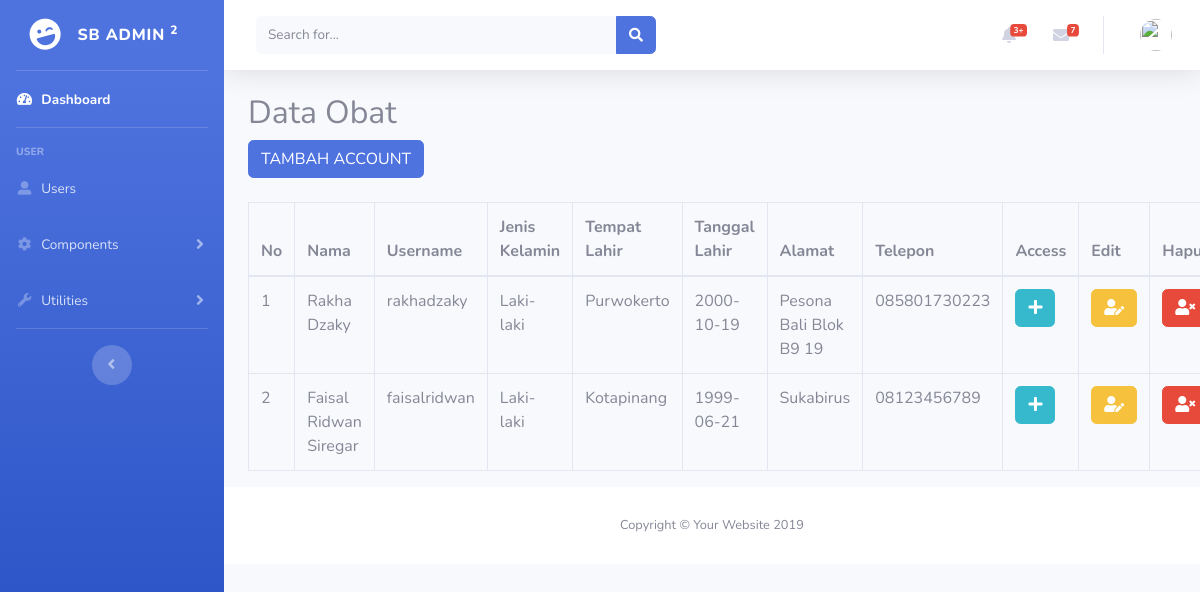
The app's page /index.php/admin/users, older data.
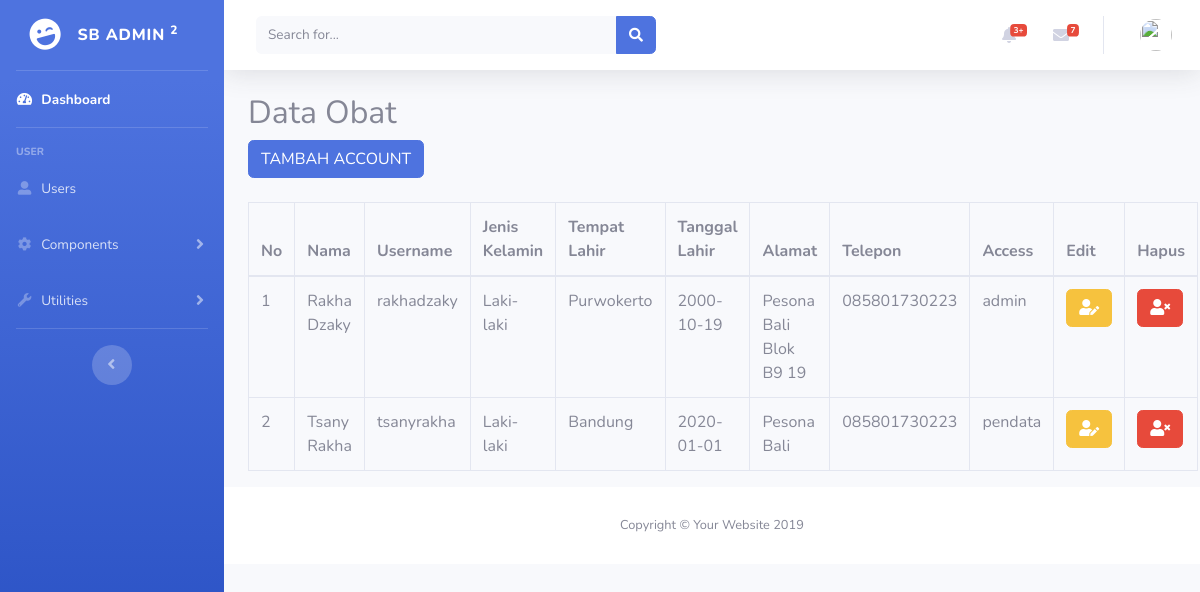
The same page, newer data.
### tables this page shows
CREATE TABLE `users` (
  `id_user` int(11) NOT NULL,
  `nama` varchar(255) NOT NULL,
  `jenis_kelamin` varchar(100) NOT NULL,
  `tempat_lahir` varchar(100) NOT NULL,
  `tgl_lahir` date NOT NULL,
  `alamat` text NOT NULL,
  `no_hp` varchar(20) NOT NULL,
  `username` varchar(100) NOT NULL,
  `password` varchar(100) NOT NULL
);

CREATE TABLE `access` (
  `id_access` int(11) NOT NULL,
  `id_user` int(11) NOT NULL,
  `access` varchar(20) NOT NULL
);

### application/controllers/Admin.php (called while the page is built, shortened)
<?php
class Admin extends CI_Controller{
	function __construct(){
		$this->load->model('m_admin');
	}
    public function users(){
        $data['judul'] = 'Apotek24 - Admin';
        $data_user = $this->m_admin->get_user_and_access();
        $this->load->view('admin/templates/sidebar', $data);
		$this->load->view('admin/templates/header', $data);
		$this->load->view('admin/body/user', ['data'=>$data_user]);
		$this->load->view('admin/templates/footer');
	}
}

### index.php (called while the page is built, shortened)
<?php
require_once BASEPATH.'core/CodeIgniter.php';

### application/models/m_admin.php (called while the page is built, shortened)
<?php
class M_admin extends CI_Model{
	function get_user_and_access(){
                $builder = $this->db;
                $builder->from('users');
                $builder->select('users.*, access.access');
                $builder->join('access', 'users.id_user = access.id_user', 'left');
                return $builder->get()->result();
        }
}

### application/views/admin/body/user.php (the view, shortened to what this page needs)
<div class="container">
    <div class="box">
      <h2>Data Obat</h2>
      <button type="button" class="btn btn-primary" data-toggle="modal" data-target="#btnTambah">TAMBAH ACCOUNT</button>
      <br><br>
      <table class="table table-bordered" id="table">
        <thead>
          <tr>
            <th>No</th>
            <th>Nama</th>
            <th>Username</th>
            <th>Jenis Kelamin</th>
            <th>Tempat Lahir</th>
            <th>Tanggal Lahir</th>
            <th>Alamat</th>
            <th>Telepon</th>
            <th>Access</th>
            <th>Edit</th>
            <th>Hapus</th>
          </tr>
        </thead>
        <tbody>
          <?php $no=1; foreach ($data as $d ) {?>
          <tr>
              <td><?php echo $no++ ?></td>
              <td><?php echo $d->nama?></td>
              <td><?php echo $d->username ?></td>
              <td><?php echo $d->jenis_kelamin ?></td>
              <td><?php echo $d->tempat_lahir ?></td>
              <td><?php echo $d->tgl_lahir ?></td>
              <td><?php echo $d->alamat ?></td>
              <td><?php echo $d->no_hp ?></td>
              <td>
                <?php
                  if($d->access != ""){
                    echo $d->access;
                  }else{ ?>
                    <button class="btn btn-info" data-toggle="modal" data-target="#btnTambah<?= $d->id_user ?>"><span class="fas fa-plus"></span></button>
                  <?php } ?>
              </td>
              <td><button type="button" class="btn btn-warning" data-toggle="modal" data-target="#edit<?php echo $d->id_user ?>"><i class="fas fa-user-edit"></i></button></td>
              <td><a type="button" class="btn btn-danger"  href="<?= base_url('index.php/Pendata/deleteObat/').$d->id_user ?>" onClick="return confirm('Apakah Anda Yakin?')" ><i class="fas fa-user-times"></i></a></td>
          </tr>
          <?php } ?>
        </tbody>
      </table>
    </div>
  </div>
</body>
</html>

### application/views/admin/templates/sidebar.php (shortened to what this page needs)
<!DOCTYPE html>
<html lang="en">
<head>
    <link href="<?= base_url(); ?>/assets/vendor/fontawesome-free/css/all.min.css" rel="stylesheet" type="text/css">
    <link href="<?= base_url(); ?>/assets/css/sb-admin-2.min.css" rel="stylesheet">
</head>
<body id="page-top">
  <div id="wrapper">
    <ul class="navbar-nav bg-gradient-primary sidebar sidebar-dark accordion" id="accordionSidebar">
      <a class="sidebar-brand d-flex align-items-center justify-content-center" href="index.html">
        <div class="sidebar-brand-icon rotate-n-15">
          <i class="fas fa-laugh-wink"></i>
        </div>
        <div class="sidebar-brand-text mx-3">SB Admin <sup>2</sup></div>
      </a>
      <hr class="sidebar-divider my-0">
      <li class="nav-item active">
        <a class="nav-link" href="index.html">
          <i class="fas fa-fw fa-tachometer-alt"></i>
          <span>Dashboard</span></a>
      </li>
      <hr class="sidebar-divider">
      <div class="sidebar-heading">
        User
      </div>
      <li class="nav-item">
        <a class="nav-link" href="<?= base_url(); ?>admin/users">
          <i class="fas fa-fw fa-user-alt"></i>
          <span>Users</span></a>
      </li>
      <li class="nav-item">
        <a class="nav-link collapsed" href="#" data-toggle="collapse" data-target="#collapseTwo" aria-expanded="true" aria-controls="collapseTwo">
          <i class="fas fa-fw fa-cog"></i>
          <span>Components</span>
        </a>
      </li>
      <li class="nav-item">
        <a class="nav-link collapsed" href="#" data-toggle="collapse" data-target="#collapseUtilities" aria-expanded="true" aria-controls="collapseUtilities">
          <i class="fas fa-fw fa-wrench"></i>
          <span>Utilities</span>
        </a>
      </li>
      <hr class="sidebar-divider">
      <div class="text-center d-none d-md-inline">
        <button class="rounded-circle border-0" id="sidebarToggle"></button>
      </div>
    </ul>

### application/views/admin/templates/header.php (shortened to what this page needs)
<div id="content-wrapper" class="d-flex flex-column">
  <div id="content">
    <nav class="navbar navbar-expand navbar-light bg-white topbar mb-4 static-top shadow">
      <form class="d-none d-sm-inline-block form-inline mr-auto ml-md-3 my-2 my-md-0 mw-100 navbar-search">
        <div class="input-group">
          <input type="text" class="form-control bg-light border-0 small" placeholder="Search for..." aria-label="Search" aria-describedby="basic-addon2">
          <div class="input-group-append">
            <button class="btn btn-primary" type="button">
              <i class="fas fa-search fa-sm"></i>
            </button>
          </div>
        </div>
      </form>
      <ul class="navbar-nav ml-auto">
        <li class="nav-item dropdown no-arrow mx-1">
          <a class="nav-link dropdown-toggle" href="#" id="alertsDropdown" role="button" data-toggle="dropdown" aria-haspopup="true" aria-expanded="false">
            <i class="fas fa-bell fa-fw"></i>
            <span class="badge badge-danger badge-counter">3+</span>
          </a>
        </li>
        <li class="nav-item dropdown no-arrow mx-1">
          <a class="nav-link dropdown-toggle" href="#" id="messagesDropdown" role="button" data-toggle="dropdown" aria-haspopup="true" aria-expanded="false">
            <i class="fas fa-envelope fa-fw"></i>
            <span class="badge badge-danger badge-counter">7</span>
          </a>
        </li>
        <li class="nav-item dropdown no-arrow">
          <a class="nav-link dropdown-toggle" href="#" id="userDropdown" role="button" data-toggle="dropdown" aria-haspopup="true" aria-expanded="false">
            <img class="img-profile rounded-circle" src="https://source.unsplash.com/QAB-WJcbgJk/60x60">
          </a>
        </li>
      </ul>
    </nav>

### application/views/admin/templates/footer.php (shortened to what this page needs)
<footer class="sticky-footer bg-white">
        <div class="container my-auto">
          <div class="copyright text-center my-auto">
            <span>Copyright &copy; Your Website 2019</span>
          </div>
        </div>
      </footer>
</body>
</html>

Row changes from the older to the newer data that the page shows:
no longer on this page (row unchanged): users: nama "Rakha Dzaky", username "rakhadzaky", jenis_kelamin "Laki-laki", tempat_lahir "Purwokerto", tgl_lahir "2000-10-19", alamat "Pesona Bali Blok B9 19", no_hp "085801730223"
no longer on this page (row edited): users: nama "Faisal Ridwan Siregar", username "faisalridwan", jenis_kelamin "Laki-laki", tempat_lahir "Kotapinang", tgl_lahir "1999-06-21", alamat "Sukabirus", no_hp "08123456789"
added access: id_user.nama "Rakha Dzaky", id_user.username "rakhadzaky", id_user.jenis_kelamin "Laki-laki", id_user.tempat_lahir "Purwokerto", id_user.tgl_lahir "2000-10-19", id_user.alamat "Pesona Bali Blok B9 19", id_user.no_hp "085801730223", access "admin"
added access: id_user.nama "Tsany Rakha", id_user.username "tsanyrakha", id_user.jenis_kelamin "Laki-laki", id_user.tempat_lahir "Bandung", id_user.tgl_lahir "2020-01-01", id_user.alamat "Pesona Bali", id_user.no_hp "085801730223", access "pendata"
